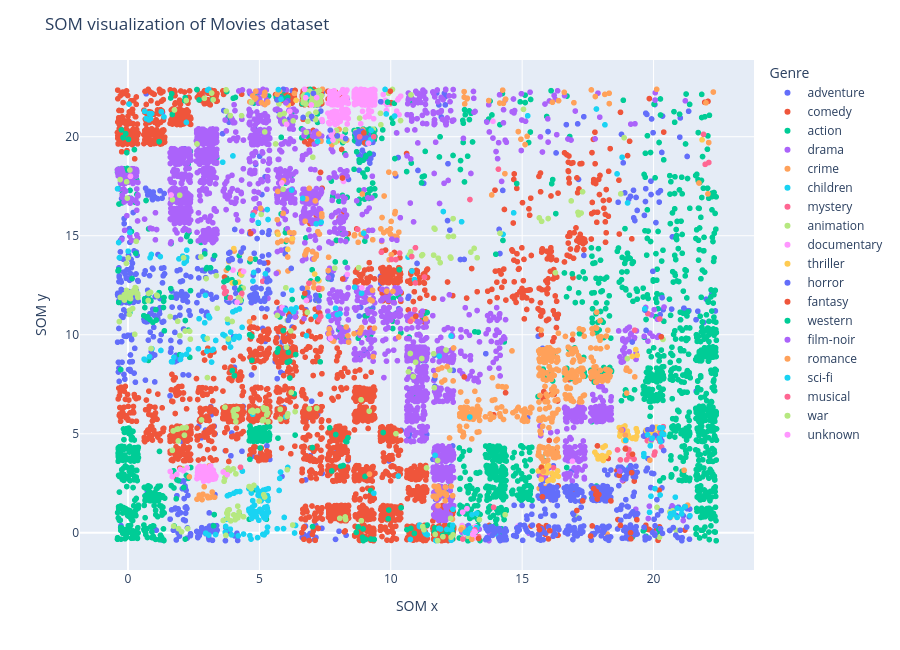

This figure's notebook cell:
### Code cell
winning_neurons = np.array([som.winner(x) for x in features_movies])
offset = np.random.uniform(-0.4, 0.4, size=winning_neurons.shape)
wn = winning_neurons + offset

som_df = pd.DataFrame({
    'x': wn[:, 0],
    'y': wn[:, 1],
    'Genre': movies['genres'].apply(lambda x: x[0] if len(x) > 0 else 'unknown').values,
    'Title': movies['title'].values
})

fig = px.scatter(
    som_df,
    x='x', y='y',
    color='Genre',
    hover_data={'Title': True, 'Genre': True, 'x': False, 'y': False},
    width=900, height=650
)
fig.update_layout(
    title='SOM visualization of Movies dataset',
    xaxis_title='SOM x',
    yaxis_title='SOM y',
)
fig.show()

### Figure 1 — Plotly figure (JSON) as saved in the notebook; plotly's stock layout.template omitted (floating-point values rounded to 4 significant figures; data arrays with more than 128 entries replaced by an {"elided": "..."} marker saying what was removed)
{"data": [{"customdata": {"elided": "652x2 str values"}, "hovertemplate": "Genre=%{customdata[1]}<br>Title=%{customdata[0]}<extra></extra>", "legendgroup": "adventure", "marker": {"color": "#636efa", "symbol": "circle"}, "mode": "markers", "name": "adventure", "showlegend": true, "type": "scattergl", "x": {"elided": "652 float values"}, "xaxis": "x", "y": {"elided": "652 float values"}, "yaxis": "y"}, {"customdata": {"elided": "2776x2 str values"}, "hovertemplate": "Genre=%{customdata[1]}<br>Title=%{customdata[0]}<extra></extra>", "legendgroup": "comedy", "marker": {"color": "#EF553B", "symbol": "circle"}, "mode": "markers", "name": "comedy", "showlegend": true, "type": "scattergl", "x": {"elided": "2776 float values"}, "xaxis": "x", "y": {"elided": "2776 float values"}, "yaxis": "y"}, {"customdata": {"elided": "1828x2 str values"}, "hovertemplate": "Genre=%{customdata[1]}<br>Title=%{customdata[0]}<extra></extra>", "legendgroup": "action", "marker": {"color": "#00cc96", "symbol": "circle"}, "mode": "markers", "name": "action", "showlegend": true, "type": "scattergl", "x": {"elided": "1828 float values"}, "xaxis": "x", "y": {"elided": "1828 float values"}, "yaxis": "y"}, {"customdata": {"elided": "2218x2 str values"}, "hovertemplate": "Genre=%{customdata[1]}<br>Title=%{customdata[0]}<extra></extra>", "legendgroup": "drama", "marker": {"color": "#ab63fa", "symbol": "circle"}, "mode": "markers", "name": "drama", "showlegend": true, "type": "scattergl", "x": {"elided": "2218 float values"}, "xaxis": "x", "y": {"elided": "2218 float values"}, "yaxis": "y"}, {"customdata": {"elided": "534x2 str values"}, "hovertemplate": "Genre=%{customdata[1]}<br>Title=%{customdata[0]}<extra></extra>", "legendgroup": "crime", "marker": {"color": "#FFA15A", "symbol": "circle"}, "mode": "markers", "name": "crime", "showlegend": true, "type": "scattergl", "x": {"elided": "534 float values"}, "xaxis": "x", "y": {"elided": "534 float values"}, "yaxis": "y"}, {"customdata": {"elided": "197x2 str values"}, "hovertemplate": "Genre=%{customdata[1]}<br>Title=%{customdata[0]}<extra></extra>", "legendgroup": "children", "marker": {"color": "#19d3f3", "symbol": "circle"}, "mode": "markers", "name": "children", "showlegend": true, "type": "scattergl", "x": {"elided": "197 float values"}, "xaxis": "x", "y": {"elided": "197 float values"}, "yaxis": "y"}, {"customdata": [["Twelve Monkeys (a.k.a. 12 Monkeys) (1995)", "mystery"], ["Seven (a.k.a. Se7en) (1995)", "mystery"], ["Unforgettable (1996)", "mystery"], ["Just Cause (1995)", "mystery"], ["Underneath (1995)", "mystery"], ["True Crime (1996)", "mystery"], ["Rear Window (1954)", "mystery"], ["Spellbound (1945)", "mystery"], ["Absolute Power (1997)", "mystery"], ["Stage Fright (1950)", "mystery"], ["Saboteur (1942)", "mystery"], ["Mortal Thoughts (1991)", "mystery"], ["Stepford Wives, The (1975)", "mystery"], ["Dead Again (1991)", "mystery"], ["Pacific Heights (1990)", "mystery"], ["Eyes of Laura Mars (1978)", "mystery"], ["Jennifer 8 (1992)", "mystery"], ["Memento (2000)", "mystery"], ["Obsession (1976)", "mystery"], ["Masquerade (1988)", "mystery"], ["Cat o' Nine Tails, The (Gatto a nove code, Il) (1971)", "mystery"], ["Vanishing, The (1993)", "mystery"], ["Dressed to Kill (1980)", "mystery"], ["Vanilla Sky (2001)", "mystery"], ["Seconds (1966)", "mystery"], ["Blow Out (1981)", "mystery"], ["Truth About Charlie, The (2002)", "mystery"], ["Andromeda Strain, The (1971)", "mystery"], ["Shattered (1991)", "mystery"], ["Secret Window (2004)", "mystery"], ["Body Double (1984)", "mystery"], ["Maltese Falcon, The (a.k.a. Dangerous Female) (1931)", "mystery"], ["Fear X (2003)", "mystery"], ["Sherlock Holmes: The Woman in Green (1945)", "mystery"], ["Old Boy (2003)", "mystery"], ["Bunny Lake Is Missing (1965)", "mystery"], ["District 9 (2009)", "mystery"], ["Buried (2010)", "mystery"], ["Exam (2009)", "mystery"], ["Super 8 (2011)", "mystery"], ["Raven, The (2012)", "mystery"], ["Enemy (2013)", "mystery"], ["The Boy Next Door (2015)", "mystery"], ["Narcopolis (2014)", "mystery"], ["Death Note Rewrite: Genshisuru Kami (2007)", "mystery"], ["Project X (1968)", "mystery"], ["The Wailing (2016)", "mystery"], ["Inferno (2016)", "mystery"]], "hovertemplate": "Genre=%{customdata[1]}<br>Title=%{customdata[0]}<extra></extra>", "legendgroup": "mystery", "marker": {"color": "#FF6692", "symbol": "circle"}, "mode": "markers", "name": "mystery", "showlegend": true, "type": "scattergl", "x": [21.96, 21.9, 20.02, 20.23, 19.87, 19.76, 14.1, 10.34, 18.94, 10.2, 9.644, 18.74, 20.3, 20.02, 20.18, 20.24, 19.06, 22.1, 19.05, 12.94, 4.298, 18.98, 12.74, 19.78, 5.128, 19.95, 18.98, 4.814, 19.26, 19.9, 19.19, 6.888, 18.63, 10.03, 19.28, 4.314, 20.24, 19.93, 20.28, 20.05, 16.19, 19.76, 13.34, 15.74, 8.719, 20.63, 20.37, 19.14], "xaxis": "x", "y": [18.61, 20.12, 3.932, 5.078, 5.114, 5.019, 18.36, 14.12, 4.284, 13.8, 14.16, 3.683, 4.337, 4.84, 4.761, 4.615, 4.203, 18.7, 3.941, 0.02873, 13.21, 3.686, 0.2282, 11.07, 12.7, 5.158, 4.233, 16.19, 3.723, 4.775, 3.943, 12.6, 4.185, 13.8, 10.23, 13.08, 10.8, 5.195, 4.956, 4.077, 3.288, 4.653, -0.1906, 2.829, 20.03, 0.772, 5.359, 3.854], "yaxis": "y"}, {"customdata": {"elided": "297x2 str values"}, "hovertemplate": "Genre=%{customdata[1]}<br>Title=%{customdata[0]}<extra></extra>", "legendgroup": "animation", "marker": {"color": "#B6E880", "symbol": "circle"}, "mode": "markers", "name": "animation", "showlegend": true, "type": "scattergl", "x": {"elided": "297 float values"}, "xaxis": "x", "y": {"elided": "297 float values"}, "yaxis": "y"}, {"customdata": {"elided": "385x2 str values"}, "hovertemplate": "Genre=%{customdata[1]}<br>Title=%{customdata[0]}<extra></extra>", "legendgroup": "documentary", "marker": {"color": "#FF97FF", "symbol": "circle"}, "mode": "markers", "name": "documentary", "showlegend": true, "type": "scattergl", "x": {"elided": "385 float values"}, "xaxis": "x", "y": {"elided": "385 float values"}, "yaxis": "y"}, {"customdata": {"elided": "83x2 str values"}, "hovertemplate": "Genre=%{customdata[1]}<br>Title=%{customdata[0]}<extra></extra>", "legendgroup": "thriller", "marker": {"color": "#FECB52", "symbol": "circle"}, "mode": "markers", "name": "thriller", "showlegend": true, "type": "scattergl", "x": [17.89, 17.97, 18.31, 18.74, 19.38, 21.85, 18.98, 17.84, 19.04, 15.94, 19.32, 19.19, 18.88, 16.14, 18.72, 19.0, 4.027, 4.299, 4.204, 6.082, 7.269, 7.103, 19.85, 18.82, 3.972, 5.715, 18.19, 3.837, 18.96, 18.84, 4.307, 16.2, 17.77, 6.246, 18.05, 15.8, 20.1, 18.12, 20.34, 16.01, 19.0, 19.19, 18.16, 18.09, 16.08, 19.38, 18.98, 15.94, 18.69, 19.98, 18.74, 18.84, 17.95, 19.22, 18.91, 19.34, 15.82, 20.0, 16.18, 20.37, 5.757, 19.35, 20.07, 15.98, 16.01, 19.32, 16.38, 16.35, 15.87, 19.95, 15.76, 16.24, 19.72, 18.07, 15.61, 18.8, 19.99, 6.398, 12.71, 6.098, 16.25, 15.72, 18.87], "xaxis": "x", "y": [3.733, 3.753, 4.045, 4.985, 5.097, 19.84, 5.082, 3.918, 4.925, 3.03, 9.255, 8.907, 5.169, 3.001, 4.889, 5.079, 14.35, 13.07, 12.66, 14.31, 12.73, 13.07, 5.066, 5.32, 12.62, 15.07, 3.866, 13.7, 4.745, 5.339, 14.15, 2.899, 4.069, 14.86, 3.902, 3.228, 5.335, 3.811, 5.098, 3.392, 5.135, 4.765, 4.385, 3.654, 2.693, 8.962, 4.768, 3.3, 5.314, 5.028, 5.074, 5.164, 3.759, 4.791, 5.395, 5.258, 3.049, 5.28, 2.658, 5.044, 21.94, 4.866, 5.024, 2.604, 2.641, 4.741, 2.847, 3.124, 3.131, 5.301, 3.356, 2.961, 5.179, 4.312, 3.124, 5.251, 5.143, 21.84, 0.2602, 21.61, 2.882, 2.701, 4.658], "yaxis": "y"}, {"customdata": {"elided": "468x2 str values"}, "hovertemplate": "Genre=%{customdata[1]}<br>Title=%{customdata[0]}<extra></extra>", "legendgroup": "horror", "marker": {"color": "#636efa", "symbol": "circle"}, "mode": "markers", "name": "horror", "showlegend": true, "type": "scattergl", "x": {"elided": "468 float values"}, "xaxis": "x", "y": {"elided": "468 float values"}, "yaxis": "y"}, {"customdata": [["Prophecy, The (1995)", "fantasy"], ["Candyman: Farewell to the Flesh (1995)", "fantasy"], ["Brazil (1985)", "fantasy"], ["Dracula (Bram Stoker's Dracula) (1992)", "fantasy"], ["Tales from the Darkside: The Movie (1990)", "fantasy"], ["Sleepy Hollow (1999)", "fantasy"], ["Ninth Gate, The (1999)", "fantasy"], ["Evil Dead, The (1981)", "fantasy"], ["Made in Heaven (1987)", "fantasy"], ["Last Wave, The (1977)", "fantasy"], ["Queen of the Damned (2002)", "fantasy"], ["Company of Wolves, The (1984)", "fantasy"], ["Videodrome (1983)", "fantasy"], ["Paperhouse (1988)", "fantasy"], ["Children of Dune (2003)", "fantasy"], ["Nightbreed (1990)", "fantasy"], ["Brigadoon (1954)", "fantasy"], ["Andalusian Dog, An (Chien andalou, Un) (1929)", "fantasy"], ["Topo, El (1970)", "fantasy"], ["Twilight Zone: The Movie (1983)", "fantasy"], ["Prince of Darkness (1987)", "fantasy"], ["Purgatory (1999)", "fantasy"], ["Ginger Snaps Back: The Beginning (2004)", "fantasy"], ["Survive Style 5+ (2004)", "fantasy"], ["7 Faces of Dr. Lao (1964)", "fantasy"], ["Silent Hill (2006)", "fantasy"], ["Night Listener, The (2006)", "fantasy"], ["Meshes of the Afternoon (1943)", "fantasy"], ["Troll 2 (1990)", "fantasy"], ["Snow White (1916)", "fantasy"], ["Nightmare on Elm Street, A (2010)", "fantasy"], ["Twilight Saga: Eclipse, The (2010)", "fantasy"], ["Heartless (2009)", "fantasy"], ["Red Riding Hood (2011)", "fantasy"], ["Troll Hunter, The (Trolljegeren) (2010)", "fantasy"], ["Insidious (2010)", "fantasy"], ["Insidious: Chapter 3 (2015)", "fantasy"], ["Fantastic Beasts and Where to Find Them (2016)", "fantasy"], ["Solace (2015)", "fantasy"], ["Miss Peregrine's Home for Peculiar Children (2016)", "fantasy"], ["Beauty and the Beast (2017)", "fantasy"], ["The Dark Tower (2017)", "fantasy"]], "hovertemplate": "Genre=%{customdata[1]}<br>Title=%{customdata[0]}<extra></extra>", "legendgroup": "fantasy", "marker": {"color": "#EF553B", "symbol": "circle"}, "mode": "markers", "name": "fantasy", "showlegend": true, "type": "scattergl", "x": [18.74, 17.67, 14.32, 20.29, 17.86, 18.11, 18.69, 4.675, 13.34, 19.2, 17.08, 15.66, 17.72, 17.8, 10.01, 16.05, 10.95, 8.171, 3.675, 19.36, 8.977, 1.719, 19.14, 20.33, 8.161, 17.82, 18.93, 5.669, 17.61, 6.732, 15.77, 16.03, 19.16, 18.38, 9.007, 17.92, 17.3, 9.982, 15.73, 1.972, 12.8, 19.12], "xaxis": "x", "y": [0.3775, 0.3485, 16.33, 9.899, 1.705, 16.39, 2.9, 15.12, -0.2849, 3.971, 1.128, 0.1651, 2.237, 1.933, 21.72, 0.1051, 10.93, 12.82, 12.91, 0.6608, 20.19, 2.843, -0.3026, 5.055, 17.91, 2.081, 4.234, 11.64, -0.165, 12.1, 1.816, 4.665, 3.037, 1.61, 19.69, 1.933, 1.61, 22.3, 3.303, 3.267, 7.871, 0.005824], "yaxis": "y"}, {"customdata": [["Wild Bill (1995)", "western"], ["Wyatt Earp (1994)", "western"], ["Bad Girls (1994)", "western"], ["Pale Rider (1985)", "western"], ["Alvarez Kelly (1966)", "western"], ["High Plains Drifter (1973)", "western"], ["Little Big Man (1970)", "western"], ["Jeremiah Johnson (1972)", "western"], ["Mackenna's Gold (1969)", "western"], ["Rio Bravo (1959)", "western"], ["One-Eyed Jacks (1961)", "western"], ["Hombre (1967)", "western"], ["She Wore a Yellow Ribbon (1949)", "western"], ["Tom Horn (1980)", "western"], ["Nevada Smith (1966)", "western"], ["Winchester '73 (1950)", "western"], ["Open Range (2003)", "western"], ["Pat Garrett and Billy the Kid (1973)", "western"], ["Appaloosa (2008)", "western"], ["Winds of the Wasteland (1936)", "western"], ["True Grit (2010)", "western"], ["The Hateful Eight (2015)", "western"], ["The Dark Valley (2014)", "western"]], "hovertemplate": "Genre=%{customdata[1]}<br>Title=%{customdata[0]}<extra></extra>", "legendgroup": "western", "marker": {"color": "#00cc96", "symbol": "circle"}, "mode": "markers", "name": "western", "showlegend": true, "type": "scattergl", "x": [1.919, 2.224, 1.738, 9.397, 3.756, 8.816, 10.15, 9.042, 4.08, 3.721, 4.26, 3.763, 6.252, 9.354, 3.654, 9.015, 10.14, 3.811, 2.293, 7.215, 10.04, 9.88, 2.389], "xaxis": "x", "y": [2.64, 2.898, 3.131, 20.0, 11.9, 18.71, 18.9, 18.98, 12.63, 12.18, 12.26, 12.75, 11.78, 20.15, 12.68, 14.73, 21.69, 13.37, 2.75, 12.82, 20.93, 21.75, 3.298], "yaxis": "y"}, {"customdata": [["Suture (1993)", "film-noir"], ["Maltese Falcon, The (1941)", "film-noir"], ["Notorious (1946)", "film-noir"], ["Third Man, The (1949)", "film-noir"], ["Out of the Past (1947)", "film-noir"], ["Suspicion (1941)", "film-noir"], ["Angel Heart (1987)", "film-noir"], ["Kiss Me Deadly (1955)", "film-noir"], ["D.O.A. (1988)", "film-noir"], ["Pickup on South Street (1953)", "film-noir"], ["Undercurrent (1946)", "film-noir"], ["13 Tzameti (2005)", "film-noir"]], "hovertemplate": "Genre=%{customdata[1]}<br>Title=%{customdata[0]}<extra></extra>", "legendgroup": "film-noir", "marker": {"color": "#ab63fa", "symbol": "circle"}, "mode": "markers", "name": "film-noir", "showlegend": true, "type": "scattergl", "x": [18.82, 10.87, 10.23, 9.662, 9.306, 10.04, 18.71, 9.063, 19.92, 9.163, 5.647, 6.011], "xaxis": "x", "y": [5.198, 15.7, 14.77, 14.76, 15.27, 14.83, 3.119, 14.96, 4.703, 15.27, 13.1, 21.71], "yaxis": "y"}, {"customdata": [["Jack and Sarah (1995)", "romance"], ["Farewell to Arms, A (1932)", "romance"], ["Hustler White (1996)", "romance"], ["In Love and War (1996)", "romance"], ["Kama Sutra: A Tale of Love (1996)", "romance"], ["Love Jones (1997)", "romance"], ["Love and Other Catastrophes (1996)", "romance"], ["Temptress Moon (Feng Yue) (1996)", "romance"], ["Fall (1997)", "romance"], ["Life Less Ordinary, A (1997)", "romance"], ["Meet Joe Black (1998)", "romance"], ["Message in a Bottle (1999)", "romance"], ["Autumn Tale, An (Conte d'automne) (1998)", "romance"], ["Against All Odds (1984)", "romance"], ["Big Country, The (1958)", "romance"], ["House of Mirth, The (2000)", "romance"], ["Claim, The (2000)", "romance"], ["Cherry 2000 (1987)", "romance"], ["Angel Eyes (2001)", "romance"], ["Happy Accidents (2000)", "romance"], ["Enigma (2001)", "romance"], ["Brown Sugar (2002)", "romance"], ["Rio Grande (1950)", "romance"], ["He Loves Me... He Loves Me Not (À la folie... pas du tout) (2002)", "romance"], ["Open Hearts (Elsker dig for evigt) (2002)", "romance"], ["And Now... Ladies and Gentlemen... (2002)", "romance"], ["Dirty Dancing: Havana Nights (2004)", "romance"], ["Jetée, La (1962)", "romance"], ["Code 46 (2003)", "romance"], ["Raise Your Voice (2004)", "romance"], ["Emma (1996)", "romance"], ["Paris, I Love You (Paris, je t'aime) (2006)", "romance"], ["Adjustment Bureau, The (2011)", "romance"], ["Birdemic: Shock and Terror (2010)", "romance"], ["Upstream Color (2013)", "romance"], ["Before We Go (2014)", "romance"], ["'Tis the Season for Love (2015)", "romance"], ["Anything for Love (2016)", "romance"]], "hovertemplate": "Genre=%{customdata[1]}<br>Title=%{customdata[0]}<extra></extra>", "legendgroup": "romance", "marker": {"color": "#FFA15A", "symbol": "circle"}, "mode": "markers", "name": "romance", "showlegend": true, "type": "scattergl", "x": [3.206, 7.38, 11.81, 3.133, 11.94, 12.05, 3.297, 2.713, 13.08, 18.94, 3.05, 3.243, 12.14, 3.016, 8.89, 2.82, 2.337, 21.29, 15.81, 12.37, 18.77, 12.67, 10.08, 5.674, 6.334, 11.69, 2.851, 11.33, 12.39, 5.767, 2.901, 2.627, 21.16, 18.93, 19.86, 11.95, 13.05, 9.189], "xaxis": "x", "y": [2.058, 12.33, 8.248, 1.787, 8.327, 7.711, 1.797, 1.907, -0.3236, 4.648, 1.77, 1.815, 8.396, 1.852, 10.37, 1.676, 2.826, 1.399, 3.104, 7.67, 5.19, 0.166, 12.19, 22.14, 22.18, 7.946, 1.948, 10.81, 9.334, 22.29, 2.327, 1.697, 3.162, 4.926, 3.668, 7.614, 0.05363, 2.965], "yaxis": "y"}, {"customdata": [["Island of Dr. Moreau, The (1996)", "sci-fi"], ["Sphere (1998)", "sci-fi"], ["2010: The Year We Make Contact (1984)", "sci-fi"], ["Meteor (1979)", "sci-fi"], ["It Came from Outer Space (1953)", "sci-fi"], ["Earth vs. the Flying Saucers (1956)", "sci-fi"], ["Zone 39 (1997)", "sci-fi"], ["Mission to Mars (2000)", "sci-fi"], ["Retroactive (1997)", "sci-fi"], ["Runaway (1984)", "sci-fi"], ["Battle Beyond the Stars (1980)", "sci-fi"], ["When Worlds Collide (1951)", "sci-fi"], ["Angry Red Planet, The (1959)", "sci-fi"], ["Incredible Shrinking Man, The (1957)", "sci-fi"], ["Brainstorm (1983)", "sci-fi"], ["20 Million Miles to Earth (1957)", "sci-fi"], ["Time After Time (1979)", "sci-fi"], ["Android (1982)", "sci-fi"], ["Beginning of the End (1957)", "sci-fi"], ["Amazing Transparent Man, The (1960)", "sci-fi"], ["Alien from L.A. (1988)", "sci-fi"], ["Boy and His Dog, A (1975)", "sci-fi"], ["Robot Jox (1990)", "sci-fi"], ["This Island Earth (1955)", "sci-fi"], ["Final Cut, The (2004)", "sci-fi"], ["Robinson Crusoe on Mars (1964)", "sci-fi"], ["Futureworld (1976)", "sci-fi"], ["Brave New World (1998)", "sci-fi"], ["Babylon 5: The Gathering (1993)", "sci-fi"], ["Stargate: Continuum (2008)", "sci-fi"], ["Babylon 5: The Legend of the Rangers: To Live and Die in Starlight (2002)", "sci-fi"], ["Babylon 5: The Lost Tales - Voices in the Dark (2007)", "sci-fi"], ["Timecrimes (Cronocrímenes, Los) (2007)", "sci-fi"], ["Push (2009)", "sci-fi"], ["Cargo (2009)", "sci-fi"], ["Skyline (2010)", "sci-fi"], ["Limitless (2011)", "sci-fi"], ["Contagion (2011)", "sci-fi"], ["Atomic Submarine, The (1959)", "sci-fi"], ["Sharknado (2013)", "sci-fi"], ["Interstellar (2014)", "sci-fi"], ["Dawn of the Planet of the Apes (2014)", "sci-fi"], ["Signal, The (2014)", "sci-fi"], ["Autómata (Automata) (2014)", "sci-fi"], ["Omega Doom (1996)", "sci-fi"], ["Paradox (2010)", "sci-fi"], ["Oblivion 2: Backlash (1996)", "sci-fi"], ["Project Almanac (2015)", "sci-fi"], ["Idaho Transfer (1973)", "sci-fi"], ["Doctor Who: A Christmas Carol (2010)", "sci-fi"], ["Doctor Who: The Runaway Bride (2007)", "sci-fi"], ["Buck Rogers in the 25th Century (1979)", "sci-fi"], ["Webmaster (1998)", "sci-fi"], ["ARQ (2016)", "sci-fi"], ["Arrival (2016)", "sci-fi"], ["Saturn 3 (1980)", "sci-fi"], ["Guyver: Dark Hero (1994)", "sci-fi"], ["Seven Sisters (2017)", "sci-fi"], ["Blade Runner 2049 (2017)", "sci-fi"], ["2048: Nowhere to Run (2017)", "sci-fi"], ["The Darkest Minds (2018)", "sci-fi"]], "hovertemplate": "Genre=%{customdata[1]}<br>Title=%{customdata[0]}<extra></extra>", "legendgroup": "sci-fi", "marker": {"color": "#19d3f3", "symbol": "circle"}, "mode": "markers", "name": "sci-fi", "showlegend": true, "type": "scattergl", "x": [20.25, 19.9, 5.33, 20.67, 6.234, 6.398, 21.2, 20.83, 19.95, 20.05, 21.07, 8.968, 7.165, 5.23, 18.94, 7.353, 4.955, 7.646, 6.004, 4.786, 4.749, 5.303, 12.94, 6.212, 20.35, 6.3, 20.76, 13.09, 9.234, 21.39, 9.124, 9.254, 19.77, 19.88, 4.355, 13.02, 19.67, 19.63, 4.756, 13.27, 15.21, 19.85, 5.823, 19.63, 20.7, 20.27, 13.27, 20.39, 12.84, 6.822, 9.784, 21.07, 20.9, 5.726, 9.827, 20.62, 20.65, 20.22, 10.15, 20.23, 20.32], "xaxis": "x", "y": [1.909, 1.849, 15.82, 0.8915, 12.25, 11.36, 1.326, 1.801, 4.782, 2.231, 0.9572, 15.13, 15.6, 13.08, 4.671, 15.68, 15.67, 19.76, 11.25, 13.15, 16.03, 16.32, -0.01338, 11.3, 5.303, 11.17, 1.007, 0.9183, 19.86, 0.8621, 19.68, 20.33, 4.948, 4.395, 3.115, 0.222, 11.31, 3.999, 12.71, 0.9829, 21.06, 1.034, 21.89, 3.857, 0.9231, 4.606, 0.2617, 4.968, 0.0254, 22.11, 22.39, 1.178, 1.237, 22.38, 21.15, 0.791, 0.9693, 4.773, 21.04, 5.296, 5.019], "yaxis": "y"}, {"customdata": [["American in Paris, An (1951)", "musical"], ["Meet Me in St. Louis (1944)", "musical"], ["Gigi (1958)", "musical"], ["Inspector General, The (1949)", "musical"], ["Sound of Music, The (1965)", "musical"], ["Broadway Melody, The (1929)", "musical"], ["Tommy (1975)", "musical"], ["South Pacific (1958)", "musical"], ["Happy Go Lovely (1951)", "musical"], ["Gypsy (1962)", "musical"], ["Unsinkable Molly Brown, The (1964)", "musical"], ["Fantasticks, The (1995)", "musical"], ["Calamity Jane (1953)", "musical"], ["Love Me Tender (1956)", "musical"], ["Breakin' 2: Electric Boogaloo (1984)", "musical"], ["Silk Stockings (1957)", "musical"], ["From Justin to Kelly (2003)", "musical"], ["Jolson Story, The (1946)", "musical"], ["Oklahoma! (1955)", "musical"], ["Gold Diggers of 1933 (1933)", "musical"], ["Easter Parade (1948)", "musical"], ["Moonwalker (1988)", "musical"], ["Cats (1998)", "musical"]], "hovertemplate": "Genre=%{customdata[1]}<br>Title=%{customdata[0]}<extra></extra>", "legendgroup": "musical", "marker": {"color": "#FF6692", "symbol": "circle"}, "mode": "markers", "name": "musical", "showlegend": true, "type": "scattergl", "x": [10.94, 10.8, 3.741, 7.267, 13.01, 7.338, 4.332, 10.91, 8.743, 13.2, 3.896, 8.814, 3.651, 3.695, 13.91, 3.676, 12.74, 10.94, 10.75, 7.266, 11.28, 4.282, 9.353], "xaxis": "x", "y": [12.62, 13.95, 12.19, 10.76, 16.83, 10.93, 12.09, 11.27, 15.32, 0.1488, 11.87, 19.99, 12.39, 12.16, 1.287, 12.08, -0.3118, 14.4, 10.68, 12.35, 12.91, 3.311, 20.0], "yaxis": "y"}, {"customdata": [["Pork Chop Hill (1959)", "war"], ["Run Silent Run Deep (1958)", "war"], ["Objective, Burma! (1945)", "war"], ["Battle for Haditha (2007)", "war"]], "hovertemplate": "Genre=%{customdata[1]}<br>Title=%{customdata[0]}<extra></extra>", "legendgroup": "war", "marker": {"color": "#B6E880", "symbol": "circle"}, "mode": "markers", "name": "war", "showlegend": true, "type": "scattergl", "x": [4.272, 4.21, 6.008, 0.07422], "xaxis": "x", "y": [11.72, 11.86, 12.37, 18.32], "yaxis": "y"}, {"customdata": [["La cravate (1957)", "unknown"], ["Ben-hur (2016)", "unknown"], ["Pirates of the Caribbean: Dead Men Tell No Tales (2017)", "unknown"], ["Superfast! (2015)", "unknown"], ["Let It Be Me (1995)", "unknown"], ["Trevor Noah: African American (2013)", "unknown"], ["Guardians (2016)", "unknown"], ["Green Room (2015)", "unknown"], ["The Brand New Testament (2015)", "unknown"], ["A Cosmic Christmas (1977)", "unknown"], ["Grease Live (2016)", "unknown"], ["Noin 7 veljestä (1968)", "unknown"], ["Ali Wong: Baby Cobra (2016)", "unknown"], ["A Midsummer Night's Dream (2016)", "unknown"], ["The Forbidden Dance (1990)", "unknown"], ["Ethel & Ernest (2016)", "unknown"], ["Whiplash (2013)", "unknown"], ["Lemonade (2016)", "unknown"], ["T2 3-D: Battle Across Time (1996)", "unknown"], ["The Godfather Trilogy: 1972-1990 (1992)", "unknown"], ["The Adventures of Sherlock Holmes and Doctor Watson: The Hunt for the Tiger (1980)", "unknown"], ["The Putin Interviews (2017)", "unknown"], ["Too Funny to Fail: The Life and Death of The Dana Carvey Show (2017)", "unknown"], ["Serving in Silence: The Margarethe Cammermeyer Story (1995)", "unknown"], ["A Christmas Story Live! (2017)", "unknown"]], "hovertemplate": "Genre=%{customdata[1]}<br>Title=%{customdata[0]}<extra></extra>", "legendgroup": "unknown", "marker": {"color": "#FF97FF", "symbol": "circle"}, "mode": "markers", "name": "unknown", "showlegend": true, "type": "scattergl", "x": [4.152, 13.12, 10.26, 13.18, 1.684, 1.608, 1.862, 3.774, 8.316, 7.802, 12.9, 4.397, 6.763, 7.701, 2.256, 2.113, 7.179, 6.719, 9.153, 7.397, 7.739, 1.987, 6.979, 3.624, 12.73], "xaxis": "x", "y": [11.64, -0.07863, 21.86, 0.07759, 2.833, 3.096, 2.952, 2.934, 21.87, 19.83, 1.217, 13.2, 21.97, 22.27, 3.281, 3.132, 21.98, 22.39, 19.67, 20.79, 20.07, 3.2, 21.6, 3.072, 1.04], "yaxis": "y"}], "layout": {"height": 650, "legend": {"title": {"text": "Genre"}, "tracegroupgap": 0}, "margin": {"t": 60}, "title": {"text": "SOM visualization of Movies dataset"}, "width": 900, "xaxis": {"anchor": "y", "domain": [0, 1], "title": {"text": "SOM x"}}, "yaxis": {"anchor": "x", "domain": [0, 1], "title": {"text": "SOM y"}}}}
